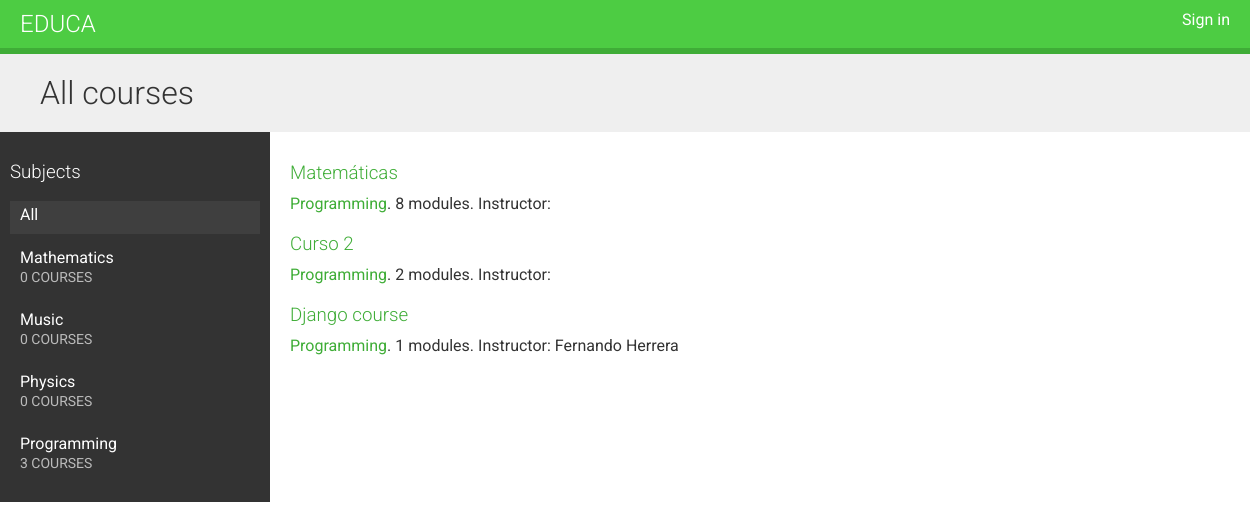
Before: / with the older database file.
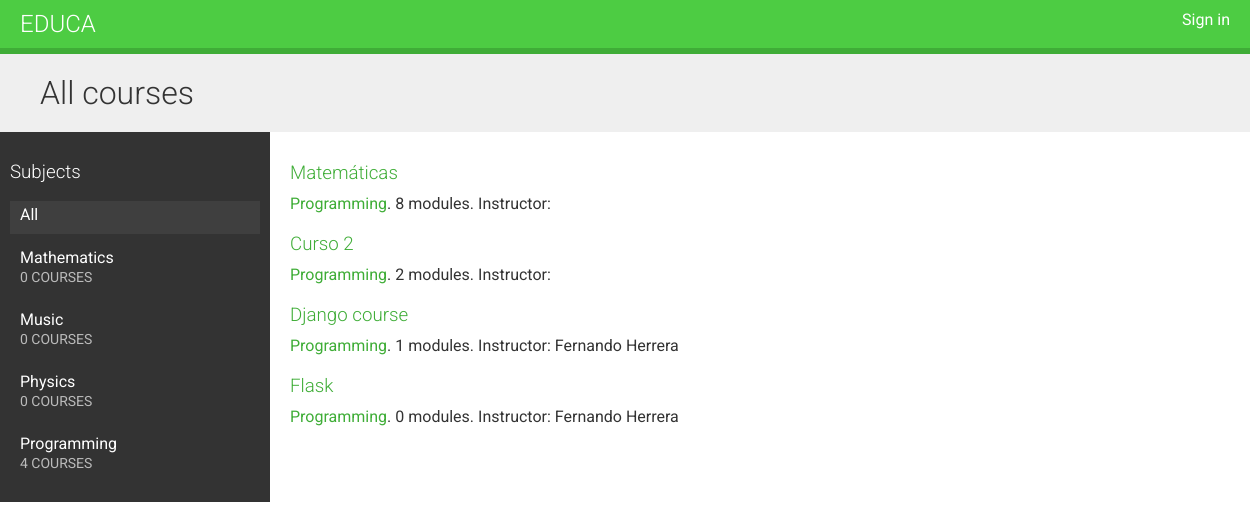
After: the same page with the newer database file.
### courses/models.py (models this page shows, shortened)
class Subject(models.Model):
    title = models.CharField(max_length=200)
    slug = models.SlugField(max_length=200, unique=True)
    class Meta:
        ordering = ['title']
    def __str__(self):
        return self.title

class Course(models.Model):
    owner = models.ForeignKey(    # Instructor que creò el curso
        User,
        related_name='courses_created',
        on_delete=models.CASCADE
    )
    subject = models.ForeignKey(    # Materia a la que pertenece este curso
        Subject,
        related_name='courses',
        on_delete=models.CASCADE
    )
    title = models.CharField(max_length=200)    # Titulo del curso
    slug = models.SlugField(max_length=200, unique=True)    # Slug del curso ---> Para las URL
    overview = models.TextField()    # UNa columna de tipo text para almacenar una descripciòn general del curos
    created = models.DateTimeField(auto_now_add=True)    # Fecha y hora en la que se creo el curso
    class Meta:
        ordering = ['-created']

### courses/views.py (the view)
# urls.py: path('', CourseListView.as_view(), name='course_list'),
class CourseListView(TemplateResponseMixin, View):
    model = Course
    template_name = 'courses/course/list.html'
    def get(self, request, subject=None):
        subjects = Subject.objects.annotate(    # Recuperamos todas las asignaturas
            total_courses = Count('courses')    # incluimos el nùmero total de crusos para cada asignatura
        )
        courses = Course.objects.annotate(
            total_modules=Count('modules')
        )
        if subject:
            subject = get_object_or_404(Subject, slug=subject)
            courses = courses.filter(subject=subject)
        return self.render_to_response(
                {
                    'subjects': subjects,
                    'subject': subject,
                    'courses': courses
                }
            )

### courses/templates/courses/course/list.html (shortened to what this page needs)
{% extends "base.html" %}
{% block content %}
  <h1>
    {% if subject %}
      {{ subject.title }} courses
    {% else %}
      All courses
    {% endif %}
  </h1>
  <div class="contents">
    <h3>Subjects</h3>
    <ul id="modules">
      <li {% if not subject %}class="selected"{% endif %}>
        <a href="{% url 'course_list' %}">All</a>
      </li>
      {% for s in subjects %}
        <li {% if subject == s %}class="selected"{% endif %}>
          <a href="{% url 'course_list_subject' s.slug %}">
            {{ s.title }}
            <br>
            <span>{{ s.total_courses }} course{{ s.total_courses|pluralize }}</span>
          </a>
        </li>
      {% endfor %}
    </ul>
  </div>
  <div class="module">
    {% for course in courses %}
      {% with subject=course.subject %}
        <h3>
          <a href="{% url 'course_detail' course.slug %}">
            {{ course.title }}
          </a>
        </h3>
        <p>
          <a href="{% url 'course_list_subject' subject.slug %}">{{ subject }}</a>.
            {{ course.total_modules }} modules.
            Instructor: {{ course.owner.get_full_name }}
        </p>
      {% endwith %}
    {% endfor %}
  </div>
{% endblock %}

Changed rows visible on the page:
computed for Subject "Programming": total_courses "3" → "4"
added Course: title "Flask", subject "Programming", total_modules "0", owner.get_full_name "Fernando Herrera"
